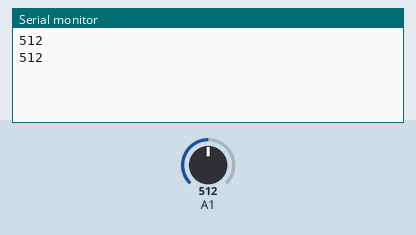
This sketch was run on a simulated Arduino Uno, built with avr-gcc and run on an emulated ATmega328P. Shown: the last lines printed to the serial monitor. Inputs (shaded band) come from the test bench; at power-on: A1 = 512.

Above: at 1.8 s.
1.9 s: A1 set to 716
At 2.4 s:
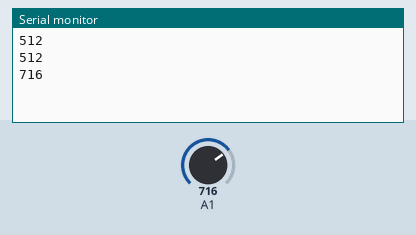
3.4 s: A1 set to 900
At 4.8 s:
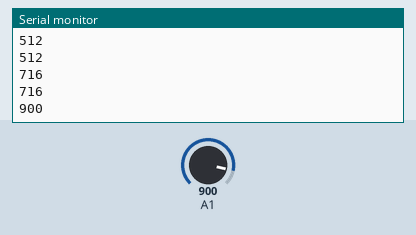
Timing chart, 0 to 6.4 s (numbered marks = the images above; inputs shaded):
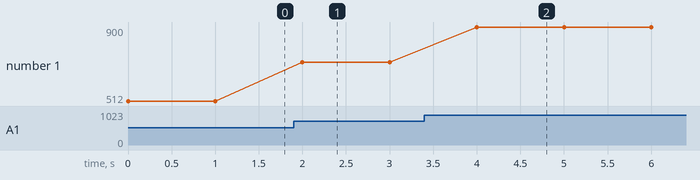

Measured:
- after the input at 1.9 s, the serial monitor: prints a new line after 0.10 s (image 1)
- after the input at 3.4 s, the serial monitor: prints a new line after 0.60 s (image 2)
- plotted number 1: 512 → 716 after the input at 1.9 s, 716 → 900 after the input at 3.4 s

The sketch:

Analog_veri_okuma.ino
```cpp
int deger=0;

void setup()
{
Serial.begin(9600);
}
void loop()
{
deger=analogRead(A1); //AO dan voltajı okuyoruz (0-1023) ve bir int değişkene aktarıyoruz.
Serial.println(deger);
delay(1000);
}
```
